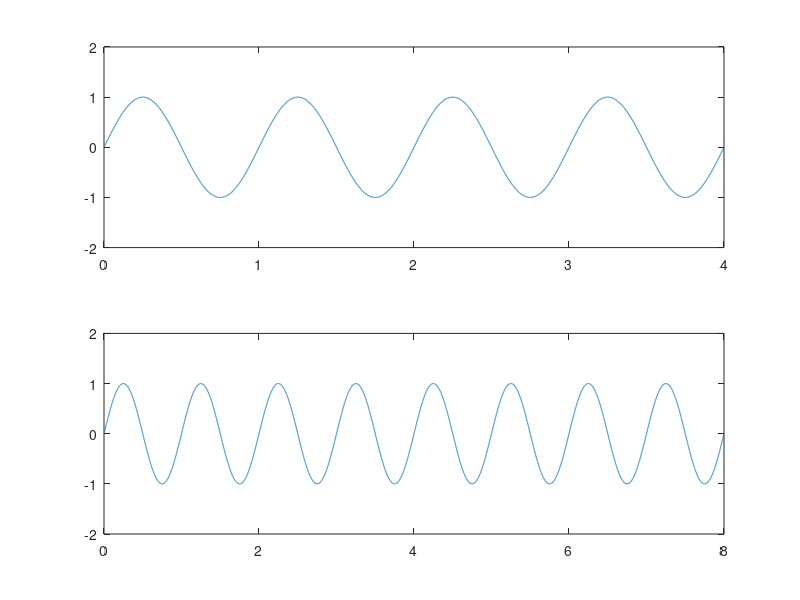

MATLAB code for this plot:
function [] = makeSine()

shortt=0:1/2000:4;
longt= 0:1/2000:8;

    
    figure;
    subplot(2,1,1);
    snd =  sin( 2*pi.*shortt ) ; %IS THIS CORRECT???
   
    l = plot(shortt, snd);
   set(l,'LineWidth'); 
   
    set(gca,'YLim', [-2 2]);
    
    subplot(2,1,2);
    snd =  sin( 2*pi.*longt ) ; %IS THIS CORRECT???
   
    l = plot(longt, snd);
   set(l,'LineWidth'); 
   
    set(gca,'YLim', [-2 2]);
    

